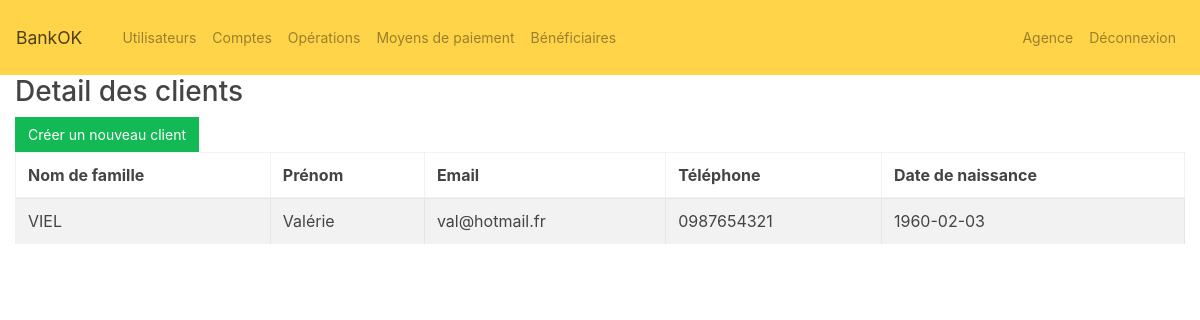
/pages/b_users.php (signed in), run on the app's committed database.
### tables this page shows
CREATE TABLE `users` (
  `user_id` int(11) NOT NULL,
  `user_last_name` varchar(50) DEFAULT NULL,
  `user_first_name` varchar(50) DEFAULT NULL,
  `user_email` varchar(50) DEFAULT NULL,
  `user_password` varchar(60) DEFAULT NULL,
  `user_phone` varchar(20) DEFAULT NULL,
  `user_date_of_birth` date DEFAULT NULL,
  `user_active` tinyint(1) DEFAULT '1',
  `add_id` int(11) DEFAULT NULL,
  `agency_id` int(11) DEFAULT NULL
);

### pages/b_users.php (the view, shortened to what this page needs)
<?php
require_once "../controllers/pdo_connect.php";
include '../modules/head.php';
include '../modules/b_nav_bar.php';
?>
<div class="wrapper">
    <div class="container-fluid">
        <div class="row">
            <div class="col-md-12">
                <div class="page-header clearfix">
                    <h2 class="pull-left">Detail des clients</h2>
                    <a href="b_create_user.php" class="btn btn-success">Créer un nouveau client</a>
                </div>
                <?php
                $accounts = $bdd->prepare('SELECT * FROM users WHERE agency_id = ?');
                $accounts->execute(array($_SESSION["agency_id"]));
                $count = $accounts->rowCount();
                    if($count > 0){
                        echo "<table class='table table-bordered table-striped'>";
                            echo "<thead>";
                                echo "<tr>";
                                    echo "<th>Nom de famille</th>";
                                    echo "<th>Prénom</th>";
                                    echo "<th>Email</th>";
                                    echo "<th>Téléphone</th>";
                                    echo "<th>Date de naissance</th>";
                                echo "</tr>";
                            echo "</thead>";
                            echo "<tbody>";
                            while($row = $accounts->fetch()){
                                echo "<tr>";
                                    echo "<td>" . $row['user_last_name'] . "</td>";
                                    echo "<td>" . $row['user_first_name'] . "</td>";
                                    echo "<td>" . $row['user_email'] . "</td>";
                                    echo "<td>" . $row['user_phone'] . "</td>";
                                    echo "<td>" . $row['user_date_of_birth'] . "</td>";
                                echo "</tr>";
                            }
                            echo "</tbody>";
                        echo "</table>";
                    } else{
                        echo "<p class='lead'><em>Il n'y a pas de clients dans votre agence.</em></p>";
                    }
                ?>
            </div>
        </div>
    </div>
</div>
</body>
<?php include '../modules/end.php'; ?>

### data on the page
users: user_last_name "VIEL", user_first_name "Valérie", user_email "val@hotmail.fr", user_phone "0987654321", user_date_of_birth "1960-02-03"
